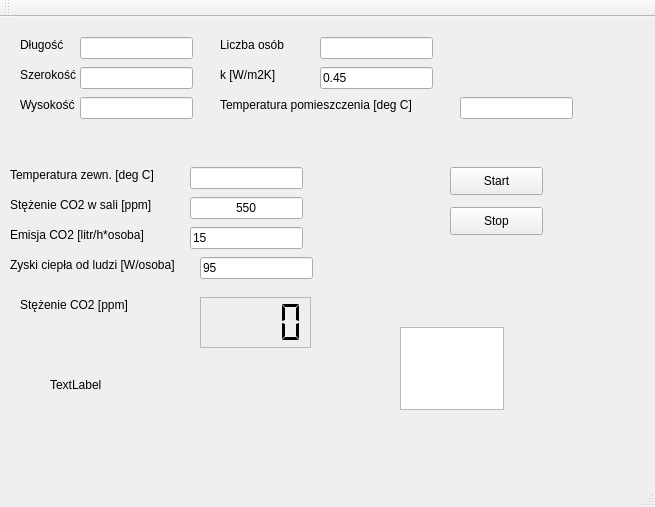
<?xml version="1.0" encoding="UTF-8"?>
<ui version="4.0">
 <class>MainWindow</class>
 <widget class="QMainWindow" name="MainWindow">
  <property name="geometry">
   <rect>
    <x>0</x>
    <y>0</y>
    <width>655</width>
    <height>507</height>
   </rect>
  </property>
  <property name="windowTitle">
   <string>MainWindow</string>
  </property>
  <widget class="QWidget" name="centralWidget">
   <widget class="QLabel" name="label">
    <property name="geometry">
     <rect>
      <x>20</x>
      <y>20</y>
      <width>55</width>
      <height>16</height>
     </rect>
    </property>
    <property name="text">
     <string>Długość</string>
    </property>
   </widget>
   <widget class="QLabel" name="label_2">
    <property name="geometry">
     <rect>
      <x>20</x>
      <y>50</y>
      <width>71</width>
      <height>16</height>
     </rect>
    </property>
    <property name="text">
     <string>Szerokość</string>
    </property>
   </widget>
   <widget class="QLabel" name="label_3">
    <property name="geometry">
     <rect>
      <x>20</x>
      <y>80</y>
      <width>71</width>
      <height>16</height>
     </rect>
    </property>
    <property name="text">
     <string>Wysokość</string>
    </property>
   </widget>
   <widget class="QLabel" name="label_4">
    <property name="geometry">
     <rect>
      <x>220</x>
      <y>20</y>
      <width>91</width>
      <height>16</height>
     </rect>
    </property>
    <property name="text">
     <string>Liczba osób</string>
    </property>
   </widget>
   <widget class="QLabel" name="label_5">
    <property name="geometry">
     <rect>
      <x>220</x>
      <y>50</y>
      <width>81</width>
      <height>16</height>
     </rect>
    </property>
    <property name="text">
     <string>k [W/m2K]</string>
    </property>
   </widget>
   <widget class="QLabel" name="label_6">
    <property name="geometry">
     <rect>
      <x>220</x>
      <y>80</y>
      <width>221</width>
      <height>16</height>
     </rect>
    </property>
    <property name="text">
     <string>Temperatura pomieszczenia [deg C]</string>
    </property>
   </widget>
   <widget class="QLineEdit" name="lineEdit_dlugosc">
    <property name="geometry">
     <rect>
      <x>80</x>
      <y>20</y>
      <width>113</width>
      <height>22</height>
     </rect>
    </property>
   </widget>
   <widget class="QLineEdit" name="lineEdit_szerokosc">
    <property name="geometry">
     <rect>
      <x>80</x>
      <y>50</y>
      <width>113</width>
      <height>22</height>
     </rect>
    </property>
   </widget>
   <widget class="QLineEdit" name="lineEdit_wysokosc">
    <property name="geometry">
     <rect>
      <x>80</x>
      <y>80</y>
      <width>113</width>
      <height>22</height>
     </rect>
    </property>
   </widget>
   <widget class="QLineEdit" name="lineEdit_liczbaOsob">
    <property name="geometry">
     <rect>
      <x>320</x>
      <y>20</y>
      <width>113</width>
      <height>22</height>
     </rect>
    </property>
   </widget>
   <widget class="QLineEdit" name="lineEdit_wspK">
    <property name="geometry">
     <rect>
      <x>320</x>
      <y>50</y>
      <width>113</width>
      <height>22</height>
     </rect>
    </property>
    <property name="text">
     <string>0.45</string>
    </property>
   </widget>
   <widget class="QLineEdit" name="lineEdit_tempPom">
    <property name="geometry">
     <rect>
      <x>460</x>
      <y>80</y>
      <width>113</width>
      <height>22</height>
     </rect>
    </property>
   </widget>
   <widget class="QLabel" name="label_7">
    <property name="geometry">
     <rect>
      <x>10</x>
      <y>150</y>
      <width>171</width>
      <height>16</height>
     </rect>
    </property>
    <property name="text">
     <string>Temperatura zewn. [deg C]</string>
    </property>
   </widget>
   <widget class="QLineEdit" name="lineEdit_tempZewn">
    <property name="geometry">
     <rect>
      <x>190</x>
      <y>150</y>
      <width>113</width>
      <height>22</height>
     </rect>
    </property>
   </widget>
   <widget class="QLabel" name="label_8">
    <property name="geometry">
     <rect>
      <x>10</x>
      <y>180</y>
      <width>161</width>
      <height>16</height>
     </rect>
    </property>
    <property name="text">
     <string>Stężenie CO2 w sali [ppm]</string>
    </property>
   </widget>
   <widget class="QLineEdit" name="lineEdit_CO2sala">
    <property name="geometry">
     <rect>
      <x>190</x>
      <y>180</y>
      <width>113</width>
      <height>22</height>
     </rect>
    </property>
    <property name="text">
     <string>550</string>
    </property>
    <property name="alignment">
     <set>Qt::AlignCenter</set>
    </property>
   </widget>
   <widget class="QLineEdit" name="lineEdit_CO2naOsobe">
    <property name="geometry">
     <rect>
      <x>190</x>
      <y>210</y>
      <width>113</width>
      <height>22</height>
     </rect>
    </property>
    <property name="text">
     <string>15</string>
    </property>
   </widget>
   <widget class="QLabel" name="label_9">
    <property name="geometry">
     <rect>
      <x>10</x>
      <y>210</y>
      <width>161</width>
      <height>16</height>
     </rect>
    </property>
    <property name="text">
     <string>Emisja CO2 [litr/h*osoba]</string>
    </property>
   </widget>
   <widget class="QLabel" name="label_10">
    <property name="geometry">
     <rect>
      <x>10</x>
      <y>240</y>
      <width>191</width>
      <height>16</height>
     </rect>
    </property>
    <property name="text">
     <string>Zyski ciepła od ludzi [W/osoba]</string>
    </property>
   </widget>
   <widget class="QLineEdit" name="lineEdit_zyskiOdLudzi">
    <property name="geometry">
     <rect>
      <x>200</x>
      <y>240</y>
      <width>113</width>
      <height>22</height>
     </rect>
    </property>
    <property name="text">
     <string>95</string>
    </property>
   </widget>
   <widget class="QLCDNumber" name="lcdNumber_CO2">
    <property name="geometry">
     <rect>
      <x>200</x>
      <y>280</y>
      <width>111</width>
      <height>51</height>
     </rect>
    </property>
    <property name="font">
     <font>
      <pointsize>16</pointsize>
      <weight>75</weight>
      <bold>true</bold>
      <underline>false</underline>
      <kerning>false</kerning>
     </font>
    </property>
    <property name="frameShape">
     <enum>QFrame::StyledPanel</enum>
    </property>
    <property name="lineWidth">
     <number>0</number>
    </property>
    <property name="smallDecimalPoint">
     <bool>true</bool>
    </property>
    <property name="digitCount">
     <number>4</number>
    </property>
    <property name="mode">
     <enum>QLCDNumber::Dec</enum>
    </property>
    <property name="segmentStyle">
     <enum>QLCDNumber::Flat</enum>
    </property>
    <property name="value" stdset="0">
     <double>0.000000000000000</double>
    </property>
    <property name="intValue" stdset="0">
     <number>0</number>
    </property>
   </widget>
   <widget class="QLabel" name="label_11">
    <property name="geometry">
     <rect>
      <x>20</x>
      <y>280</y>
      <width>121</width>
      <height>16</height>
     </rect>
    </property>
    <property name="text">
     <string>Stężenie CO2 [ppm]</string>
    </property>
   </widget>
   <widget class="QPushButton" name="pushButton_Start">
    <property name="geometry">
     <rect>
      <x>450</x>
      <y>150</y>
      <width>93</width>
      <height>28</height>
     </rect>
    </property>
    <property name="text">
     <string>Start</string>
    </property>
   </widget>
   <widget class="QPushButton" name="pushButton_Stop">
    <property name="geometry">
     <rect>
      <x>450</x>
      <y>190</y>
      <width>93</width>
      <height>28</height>
     </rect>
    </property>
    <property name="text">
     <string>Stop</string>
    </property>
   </widget>
   <widget class="QLabel" name="label_12">
    <property name="geometry">
     <rect>
      <x>50</x>
      <y>360</y>
      <width>81</width>
      <height>16</height>
     </rect>
    </property>
    <property name="text">
     <string>TextLabel</string>
    </property>
   </widget>
   <widget class="QPlainTextEdit" name="plainTextEdit_CO2">
    <property name="geometry">
     <rect>
      <x>400</x>
      <y>310</y>
      <width>104</width>
      <height>83</height>
     </rect>
    </property>
   </widget>
  </widget>
  <widget class="QMenuBar" name="menuBar">
   <property name="geometry">
    <rect>
     <x>0</x>
     <y>0</y>
     <width>655</width>
     <height>26</height>
    </rect>
   </property>
  </widget>
  <widget class="QToolBar" name="mainToolBar">
   <attribute name="toolBarArea">
    <enum>TopToolBarArea</enum>
   </attribute>
   <attribute name="toolBarBreak">
    <bool>false</bool>
   </attribute>
  </widget>
  <widget class="QStatusBar" name="statusBar"/>
 </widget>
 <layoutdefault spacing="6" margin="11"/>
 <resources/>
 <connections/>
</ui>
